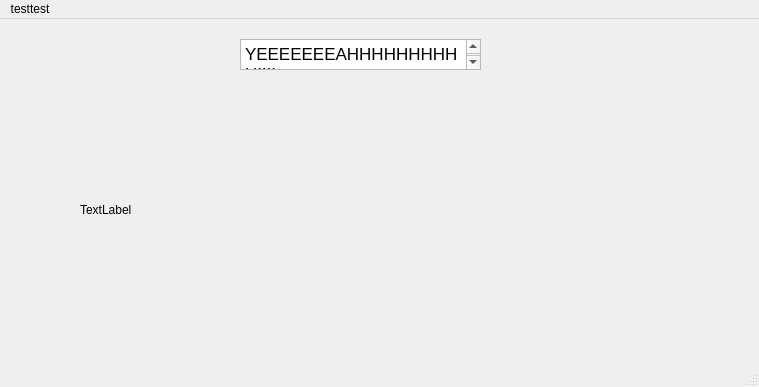
<?xml version="1.0" encoding="UTF-8"?>
<ui version="4.0">
 <class>MainWindow</class>
 <widget class="QMainWindow" name="MainWindow">
  <property name="geometry">
   <rect>
    <x>0</x>
    <y>0</y>
    <width>759</width>
    <height>387</height>
   </rect>
  </property>
  <property name="windowTitle">
   <string>MainWindow</string>
  </property>
  <widget class="QWidget" name="centralwidget">
   <widget class="QLabel" name="display_image">
    <property name="geometry">
     <rect>
      <x>80</x>
      <y>70</y>
      <width>511</width>
      <height>241</height>
     </rect>
    </property>
    <property name="text">
     <string>TextLabel</string>
    </property>
   </widget>
   <widget class="QTextBrowser" name="textBrowser">
    <property name="geometry">
     <rect>
      <x>240</x>
      <y>20</y>
      <width>241</width>
      <height>31</height>
     </rect>
    </property>
    <property name="html">
     <string>&lt;!DOCTYPE HTML PUBLIC &quot;-//W3C//DTD HTML 4.0//EN&quot; &quot;http://www.w3.org/TR/REC-html40/strict.dtd&quot;&gt;
&lt;html&gt;&lt;head&gt;&lt;meta name=&quot;qrichtext&quot; content=&quot;1&quot; /&gt;&lt;style type=&quot;text/css&quot;&gt;
p, li { white-space: pre-wrap; }
&lt;/style&gt;&lt;/head&gt;&lt;body style=&quot; font-family:'.AppleSystemUIFont'; font-size:13pt; font-weight:400; font-style:normal;&quot;&gt;
&lt;p style=&quot; margin-top:0px; margin-bottom:0px; margin-left:0px; margin-right:0px; -qt-block-indent:0; text-indent:0px;&quot;&gt;&lt;span style=&quot; font-family:'.AppleSystemUIFont';&quot;&gt;YEEEEEEEAHHHHHHHHHH!!!!&lt;/span&gt;&lt;/p&gt;&lt;/body&gt;&lt;/html&gt;</string>
    </property>
   </widget>
  </widget>
  <widget class="QMenuBar" name="menubar">
   <property name="geometry">
    <rect>
     <x>0</x>
     <y>0</y>
     <width>759</width>
     <height>22</height>
    </rect>
   </property>
   <widget class="QMenu" name="menutesttest">
    <property name="title">
     <string>testtest</string>
    </property>
   </widget>
   <addaction name="menutesttest"/>
  </widget>
  <widget class="QStatusBar" name="statusbar"/>
 </widget>
 <resources/>
 <connections/>
</ui>
